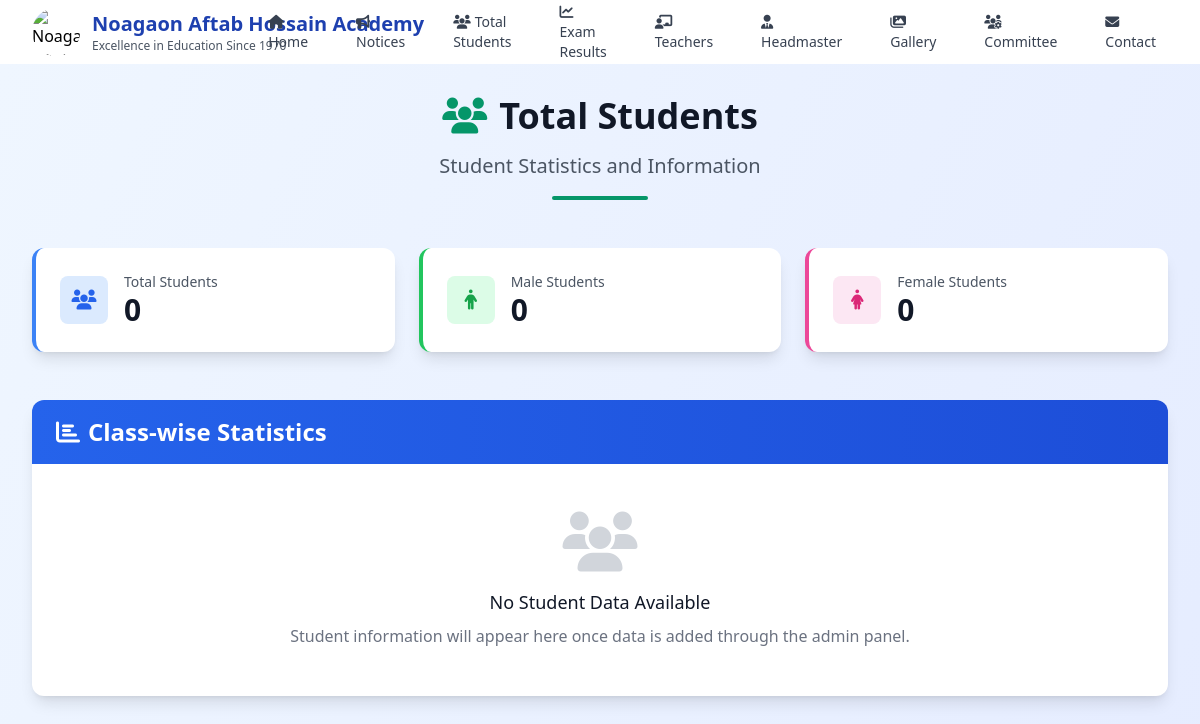
The page /students/ on the database its author committed.
### main/models.py (models this page shows, shortened)
class SchoolInfo(models.Model):
    name = models.CharField(max_length=200, default="Noagaon High School")
    tagline = models.CharField(max_length=300, default="Excellence in Education Since 1950")
    logo = models.ImageField(upload_to='logo/', blank=True, null=True, help_text="School logo")
    address = models.TextField(blank=True)
    phone = models.CharField(max_length=50, blank=True)
    email = models.EmailField(blank=True)
    website = models.URLField(blank=True)
    established_year = models.PositiveIntegerField(default=1950)
    about = models.TextField(blank=True, help_text="About the school")
    is_active = models.BooleanField(default=True, help_text="Use this school info")
    class Meta:
        verbose_name = "School Information"
        verbose_name_plural = "School Information"
        ordering = ['-is_active']

### main/views.py (the view)
# urls.py: path('students/', views.students, name='students'),
def students(request):
    active_students = Student.objects.filter(is_active=True)
    total_students = active_students.count()
    male_students = active_students.filter(gender='male').count()
    female_students = active_students.filter(gender='female').count()
    class_stats = active_students.values('class_name').annotate(
        total=Count('id'),
        male=Count('id', filter=Q(gender='male')),
        female=Count('id', filter=Q(gender='female'))
    ).order_by('class_name')
    section_stats = active_students.values('class_name', 'section').annotate(
        total=Count('id'),
        male=Count('id', filter=Q(gender='male')),
        female=Count('id', filter=Q(gender='female'))
    ).order_by('class_name', 'section')
    context = {
        'total_students': total_students,
        'male_students': male_students,
        'female_students': female_students,
        'class_stats': class_stats,
        'section_stats': section_stats,
    }
    return render(request, 'main/students.html', context)

### templates/main/students.html (shortened to what this page needs)
{% extends 'base.html' %}
{% block content %}
<div class="min-h-screen bg-gradient-to-br from-blue-50 to-indigo-100 py-8">
    <div class="max-w-7xl mx-auto px-4 sm:px-6 lg:px-8">
        <div class="text-center mb-12">
            <h1 class="text-4xl font-bold text-gray-900 mb-4">
                <i class="fas fa-users text-accent mr-3"></i>Total Students
            </h1>
            <p class="text-xl text-gray-600">Student Statistics and Information</p>
            <div class="w-24 h-1 bg-accent mx-auto mt-4 rounded-full"></div>
        </div>
        <div class="grid grid-cols-1 md:grid-cols-3 gap-6 mb-12">
            <div class="bg-white rounded-xl shadow-lg p-6 border-l-4 border-blue-500 transform hover:scale-105 transition-transform duration-200">
                <div class="flex items-center">
                    <div class="flex-shrink-0">
                        <div class="w-12 h-12 bg-blue-100 rounded-lg flex items-center justify-center">
                            <i class="fas fa-users text-blue-600 text-xl"></i>
                        </div>
                    </div>
                    <div class="ml-4">
                        <p class="text-sm font-medium text-gray-600">Total Students</p>
                        <p class="text-3xl font-bold text-gray-900">{{ total_students }}</p>
                    </div>
                </div>
            </div>
            <div class="bg-white rounded-xl shadow-lg p-6 border-l-4 border-green-500 transform hover:scale-105 transition-transform duration-200">
                <div class="flex items-center">
                    <div class="flex-shrink-0">
                        <div class="w-12 h-12 bg-green-100 rounded-lg flex items-center justify-center">
                            <i class="fas fa-male text-green-600 text-xl"></i>
                        </div>
                    </div>
                    <div class="ml-4">
                        <p class="text-sm font-medium text-gray-600">Male Students</p>
                        <p class="text-3xl font-bold text-gray-900">{{ male_students }}</p>
                    </div>
                </div>
            </div>
            <div class="bg-white rounded-xl shadow-lg p-6 border-l-4 border-pink-500 transform hover:scale-105 transition-transform duration-200">
                <div class="flex items-center">
                    <div class="flex-shrink-0">
                        <div class="w-12 h-12 bg-pink-100 rounded-lg flex items-center justify-center">
                            <i class="fas fa-female text-pink-600 text-xl"></i>
                        </div>
                    </div>
                    <div class="ml-4">
                        <p class="text-sm font-medium text-gray-600">Female Students</p>
                        <p class="text-3xl font-bold text-gray-900">{{ female_students }}</p>
                    </div>
                </div>
            </div>
        </div>
        <div class="bg-white rounded-xl shadow-lg overflow-hidden mb-8">
            <div class="bg-gradient-to-r from-blue-600 to-blue-700 px-6 py-4">
                <h2 class="text-2xl font-bold text-white">
                    <i class="fas fa-chart-bar mr-2"></i>Class-wise Statistics
                </h2>
            </div>
            {% if class_stats %}
                <div class="overflow-x-auto">
                    <table class="min-w-full divide-y divide-gray-200">
                        <thead class="bg-gray-50">
                            <tr>
                                <th class="px-6 py-3 text-left text-xs font-medium text-gray-500 uppercase tracking-wider">Class</th>
                                <th class="px-6 py-3 text-left text-xs font-medium text-gray-500 uppercase tracking-wider">Total Students</th>
                                <th class="px-6 py-3 text-left text-xs font-medium text-gray-500 uppercase tracking-wider">Male</th>
                                <th class="px-6 py-3 text-left text-xs font-medium text-gray-500 uppercase tracking-wider">Female</th>
                                <th class="px-6 py-3 text-left text-xs font-medium text-gray-500 uppercase tracking-wider">Distribution</th>
                            </tr>
                        </thead>
                        <tbody class="bg-white divide-y divide-gray-200">
                            {% for stat in class_stats %}
                                <tr class="hover:bg-gray-50 transition-colors">
                                    <td class="px-6 py-4 whitespace-nowrap">
                                        <div class="flex items-center">
                                            <div class="w-10 h-10 bg-blue-100 rounded-lg flex items-center justify-center mr-3">
                                                <span class="text-blue-600 font-bold">{{ stat.class_name }}</span>
                                            </div>
                                            <span class="text-sm font-medium text-gray-900">Class {{ stat.class_name }}</span>
                                        </div>
                                    </td>
                                    <td class="px-6 py-4 whitespace-nowrap">
                                        <span class="text-2xl font-bold text-gray-900">{{ stat.total }}</span>
                                    </td>
                                    <td class="px-6 py-4 whitespace-nowrap">
                                        <div class="flex items-center">
                                            <i class="fas fa-male text-green-500 mr-2"></i>
                                            <span class="text-lg font-semibold text-green-600">{{ stat.male }}</span>
                                        </div>
                                    </td>
                                    <td class="px-6 py-4 whitespace-nowrap">
                                        <div class="flex items-center">
                                            <i class="fas fa-female text-pink-500 mr-2"></i>
                                            <span class="text-lg font-semibold text-pink-600">{{ stat.female }}</span>
                                        </div>
                                    </td>
                                    <td class="px-6 py-4 whitespace-nowrap">
                                        <div class="flex items-center space-x-2">
                                            <div class="flex-1 bg-gray-200 rounded-full h-2">
                                                <div class="bg-green-500 h-2 rounded-full"
                                                     style="width: {% if stat.total > 0 %}{% widthratio stat.male stat.total 100 %}%{% else %}0%{% endif %}"></div>
                                            </div>
                                            <span class="text-xs text-gray-500 w-12">
                                                {% if stat.total > 0 %}{% widthratio stat.male stat.total 100 %}%{% else %}0%{% endif %}M
                                            </span>
                                        </div>
                                    </td>
                                </tr>
                            {% endfor %}
                        </tbody>
                    </table>
                </div>
            {% else %}
                <div class="px-6 py-12 text-center">
                    <i class="fas fa-users text-gray-300 text-6xl mb-4"></i>
                    <h3 class="text-lg font-medium text-gray-900 mb-2">No Student Data Available</h3>
                    <p class="text-gray-500">Student information will appear here once data is added through the admin panel.</p>
                </div>
            {% endif %}
        </div>
    </div>
</div>
{% endblock %}

### templates/base.html (shortened to what this page needs)
<!DOCTYPE html>
<html lang="en">
<head>
    <script src="https://cdn.tailwindcss.com"></script>
    <link rel="stylesheet" href="https://cdnjs.cloudflare.com/ajax/libs/font-awesome/6.4.0/css/all.min.css">
</head>
<body class="bg-gray-50 min-h-screen">
    <nav class="bg-white shadow-lg">
        <div class="max-w-full mx-auto px-4 sm:px-6 lg:px-8">
            <div class="flex justify-between h-16">
                <div class="flex items-center">
                    <a href="{% url 'main:home' %}" class="flex items-center">
                        <div class="flex-shrink-0 flex items-center justify-between">
                            {% if school_logo %}
                                <img src="{{ school_logo }}" alt="{{ school_name }}" class="h-12 w-12 mr-3 rounded-full object-cover">
                            {% endif %}
                            <div>
                                <h1 class="text-xl font-bold text-primary">{{ school_name }}</h1>
                                <p class="text-xs text-gray-600 hidden sm:block">{{ school_tagline }}</p>
                            </div>
                        </div>
                    </a>
                </div>
                <div class="hidden lg:flex items-center space-x-6">
                    <a href="{% url 'main:home' %}" class="text-gray-700 hover:text-primary px-3 py-2 rounded-md text-sm font-medium transition-all duration-200 hover:bg-blue-50">
                        <i class="fas fa-home mr-1"></i>Home
                    </a>
                    <a href="{% url 'main:notices' %}" class="text-gray-700 hover:text-primary px-3 py-2 rounded-md text-sm font-medium transition-all duration-200 hover:bg-blue-50">
                        <i class="fas fa-bullhorn mr-1"></i>Notices
                    </a>
                    <a href="{% url 'main:students' %}" class="text-gray-700 hover:text-accent px-3 py-2 rounded-md text-sm font-medium transition-all duration-200 hover:bg-green-50">
                        <i class="fas fa-users mr-1"></i>Total Students
                    </a>
                    <a href="{% url 'main:exam_results' %}" class="text-gray-700 hover:text-warning px-3 py-2 rounded-md text-sm font-medium transition-all duration-200 hover:bg-orange-50">
                        <i class="fas fa-chart-line mr-1"></i>Exam Results
                    </a>
                    <a href="{% url 'main:teachers' %}" class="text-gray-700 hover:text-primary px-3 py-2 rounded-md text-sm font-medium transition-all duration-200 hover:bg-blue-50">
                        <i class="fas fa-chalkboard-teacher mr-1"></i>Teachers
                    </a>
                    <a href="{% url 'main:headmaster' %}" class="text-gray-700 hover:text-primary px-3 py-2 rounded-md text-sm font-medium transition-all duration-200 hover:bg-blue-50">
                        <i class="fas fa-user-tie mr-1"></i>Headmaster
                    </a>
                    <a href="{% url 'main:gallery' %}" class="text-gray-700 hover:text-primary px-3 py-2 rounded-md text-sm font-medium transition-all duration-200 hover:bg-blue-50">
                        <i class="fas fa-images mr-1"></i>Gallery
                    </a>
                    <a href="{% url 'main:committee' %}" class="text-gray-700 hover:text-primary px-3 py-2 rounded-md text-sm font-medium transition-all duration-200 hover:bg-blue-50">
                        <i class="fas fa-users-cog mr-1"></i>Committee
                    </a>
                    <a href="{% url 'main:contact' %}" class="text-gray-700 hover:text-primary px-3 py-2 rounded-md text-sm font-medium transition-all duration-200 hover:bg-blue-50">
                        <i class="fas fa-envelope mr-1"></i>Contact
                    </a>
                </div>
            </div>
        </div>
    </nav>
    <main class="flex-1">
        {% block content %}
        {% endblock %}
    </main>
</body>
</html>

### rows shown on the page
SchoolInfo: name "Noagaon Aftab Hossain Academy", tagline "Excellence in Education Since 1970"

### other values the page prints
{{ total_students }} "0"
{{ male_students }} "0"
{{ female_students }} "0"
